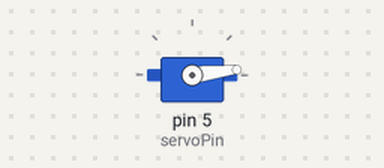
This sketch was run on a simulated Arduino Uno, built with avr-gcc and run on an emulated ATmega328P. Shown: servo.

Above: at 0.05 s.
At 0.85 s:
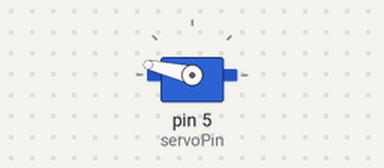
At 1.2 s:
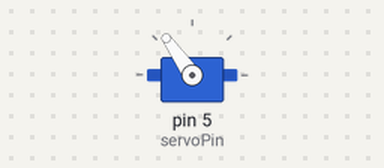
At 1.7 s:
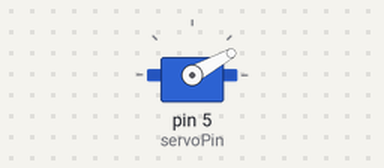
Timing chart, 0 to 5.1 s (numbered marks = the images above):
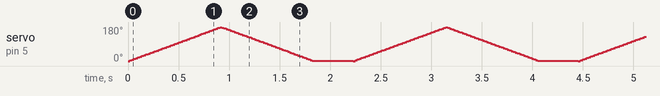

The sketch:

sketch_jul20a_practice.ino
```cpp
#include <Servo.h>

int servoPin=5;
int angle=0;

Servo servo1;

void setup() {
  servo1.attach(servoPin);
  int angle=0;
}

void loop() {
  for(angle=0;angle<180;angle++){
    servo1.write(angle);
    delay(5);
    }
  for(angle=180;angle>0;angle--){
    servo1.write(angle);
    delay(5);
    }
  delay(400);
}
```
